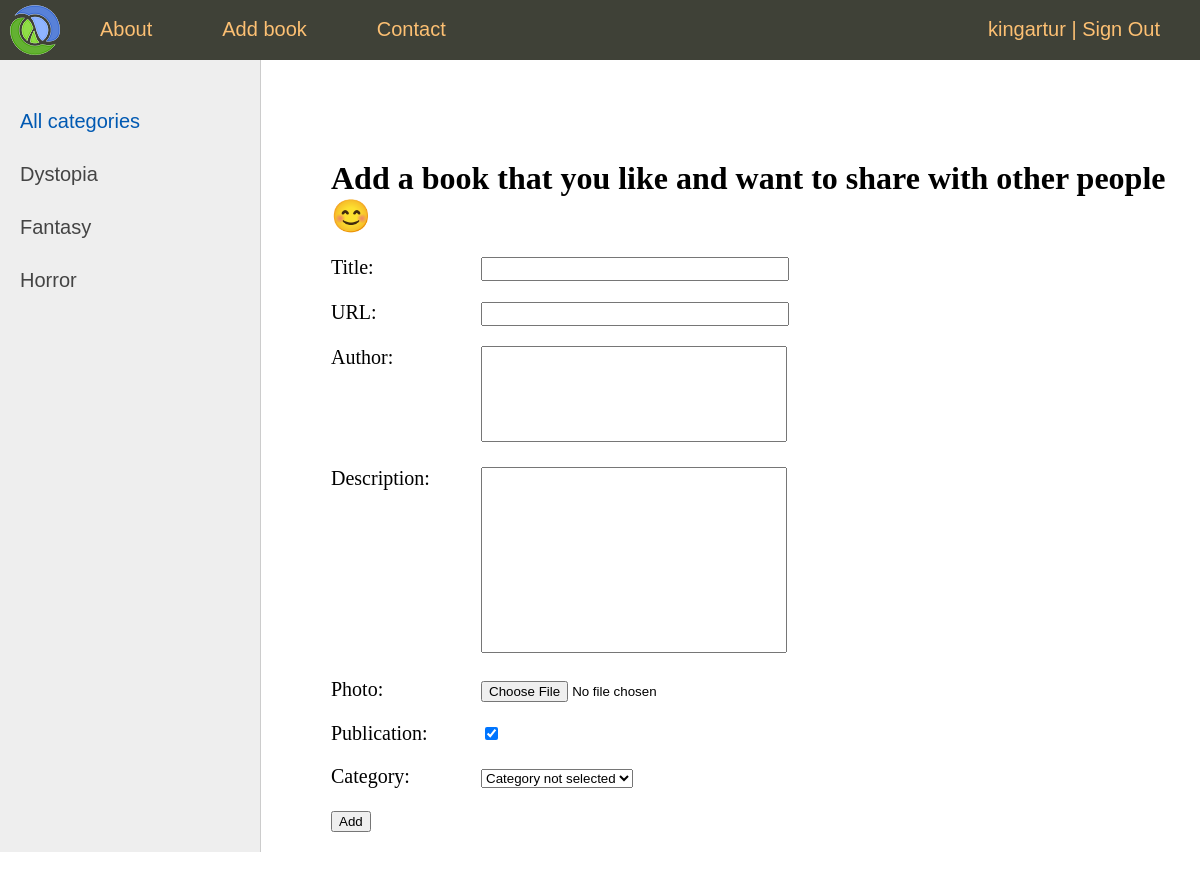
Screenshot of /addbook/ (signed in) with the database file from the repository.
### books/models.py (models this page shows)
class Category(models.Model):
    name = models.CharField(max_length=100, db_index=True, verbose_name='Category')
    slug = models.SlugField(max_length=255, unique=True, db_index=True, verbose_name='URL')
    def __str__(self):
        return self.name
    def get_absolute_url(self):
        return reverse('category', kwargs={'cat_slug': self.slug})
    class Meta:
        verbose_name = 'Category'
        verbose_name_plural = 'Categories'
        ordering = ['id']

### books/views.py (the view)
# urls.py: path('addbook/', AddBook.as_view(), name='add_book'),
class AddBook(LoginRequiredMixin, DataMixin, CreateView):
    form_class = AddBookForm
    template_name = 'books/add_book.html'
    success_url = reverse_lazy('home')
    login_url = reverse_lazy('home')
    def get_context_data(self, *, object_list=None, **kwargs):
        context = super().get_context_data(**kwargs)
        c_def = self.get_user_context(title='Add book')
        return dict(list(context.items()) + list(c_def.items()))

### books/forms.py (shortened to what this page needs)
class AddBookForm(forms.ModelForm):
    def __init__(self, *args, **kwargs):
        super().__init__(*args, **kwargs)
        self.fields['cat'].empty_label = 'Category not selected'
    class Meta:
        model = Books
        fields = ['title', 'slug', 'author', 'description', 'photo', 'is_published', 'cat']     # fields = '__all__'
        widgets = {
            'title': forms.TextInput(attrs={'class': 'form-input'}),
            'slug': forms.TextInput(attrs={'class': 'form-input'}),
            'author': forms.Textarea(attrs={'cols': 39, 'rows': 5, 'style':'resize:none', 'class': 'form-input'}),
            'description': forms.Textarea(attrs={'cols': 39, 'rows': 10, 'style':'resize:none', 'class': 'form-input'}),
        }

### books/templatetags/books_tags.py (called while the page is built)
@register.simple_tag(name='getcats')
def get_categories(filter=None):
    if not filter:
        return Category.objects.all()
    else:
        return Category.objects.filter(pk=filter)

@register.inclusion_tag('books/list_categories.html')
def show_categories(sort=None, cat_selected=0):
    if not sort:
        categories = Category.objects.all()
    else:
        categories = Category.objects.order_by(sort)
    return {'categories': categories, 'cat_selected': cat_selected}

### books/utils.py (called while the page is built)
    def get_user_context(self, **kwargs):
        context = kwargs
        cats = cache.get('cats')
        if not cats:
            cats = Category.objects.annotate(Count('books'))
            cache.set('cats', cats, 60)
        user_menu = menu.copy()
        if not self.request.user.is_authenticated:
            user_menu.pop(1)
        context['menu'] = user_menu
        context['cats'] = cats
        if 'cat_selected' not in context:
            context['cat_selected'] = 0
        return context

### books/templates/books/add_book.html (shortened to what this page needs)
{% extends 'books/base.html' %}
{% block content %}
<h1>Add a book that you like and want to share with other people 😊</h1>
<form action="{% url 'add_book' %}" method="post" enctype="multipart/form-data">
    {% for element in form %}
        <p><label class="form-label" for="{{ element.id_for_label }}">{{element.label}}: </label>{{ element }}</p>
    {% endfor %}
    <button type="submit">Add</button>
</form>
{% endblock %}

### books/templates/books/base.html (shortened to what this page needs)
{% load static %}
{% load books_tags %}
<!DOCTYPE html>
<html>
<head>
	<link type="text/css" href="{% static 'books/css/styles.css' %}" rel="stylesheet" />
</head>
<body>
	<table class="table-page" border=0 cellpadding="0" cellspacing="0">
		<tr>
			<td valign=top>
				{% block mainmenu %}
				<div class="header">
					<ul id="mainmenu" class="mainmenu">
						<li class="logo"><a href="{% url 'home' %}"><div class="logo"></div></a></li>
						{% for m in menu %}
						<li><a href="{% url m.url_name %}">{{m.title}}</a></li>
						{% endfor %}
						{% if request.user.is_authenticated %}
						<li class="last">
							{{ user.username }} | <a href="{% url 'sign_out' %}">Sign Out</a>
						</li>
						{% else %}
						<li class="last">
							<a href="{% url 'sign_in' %}">Sign In</a> | <a href="{% url 'sign_up' %}">Sign Up</a>
						</li>
						{% endif %}
					</ul>
				</div>
				{% endblock mainmenu %}
				<table class="table-content" border=0 cellpadding="0" cellspacing="0">
					<tr>
						<td valign="top" class="left-chapters">
							<ul id="leftchapters">
								{% if cat_selected == 0 %}
								<li class="selected">All categories</li>
								{% else %}
								<li><a href="{% url 'home' %}">All categories</a></li>
								{% endif %}
								{% for cat in cats %}
									{% if cat.books__count > 0 %}
										{% if cat.pk == cat_selected %}
										<li class="selected">{{cat.name}}</li>
										{% else %}
										<li><a href="{{ cat.get_absolute_url }}">{{cat.name}}</a></li>
										{% endif %}
									{% endif %}
								{% endfor %}
							</ul>
						</td>
						<td valign="top" class="content">
							<div class="content-text">
								{% block content %}
								{% endblock %}
							</div>
						</td>
					</tr>
				</table>
			</td>
		</tr>
	</table>
</body>
</html>

### books/static/books/css/styles.css (style rules this page uses)
html, body { font-family: 'Arial'; margin: 0; padding: 0; height: 100%; width: 100%; color: #444; }
a { color: #0059b2; text-decoration: none; }
.table-page { width: 100%; height: 100%; vertical-align: top; }
.table-page tr { height: 100%; }
.header { background: #3F4137; height: 60px; }
.logo { background: url('../images/logo.png') no-repeat 10px 5px; width: 70px; height: 60px; }
ul.mainmenu { list-style: none; margin: 0; padding: 0; height: 60px; color: #fdc073; font-size: 20px; overflow: hidden; }
ul.mainmenu li { float: left; margin: 18px 40px 0 30px; }
ul.mainmenu li.logo { margin: 0; }
ul.mainmenu li.last { float: right; }
ul.mainmenu li a { color: #fdc073; text-decoration: none; }
.table-content { width: 100%; min-height: 100%; height: 100%; }
.left-chapters { margin: 0; background: #eee; border-right: 1px solid #ccc; min-height: 100%; }
.left-chapters ul { width: 230px; min-height: 100%; margin: 0; padding: 20px 10px 10px 20px; list-style: none; font-size: 20px; }
.left-chapters ul li { margin: 30px 0 0 0; color: #999; }
.left-chapters ul li.selected { color: #0059b2; }
.left-chapters ul li a { color: #444; text-decoration: none; }
.content { padding: 40px 20px 20px 40px; width: 100%; box-sizing: border-box; }
.content-text { margin: 60px 0 0 30px; color: #000; font-size: 20px; font-family: Yandex Sans Display Light; }
.content-text h1 { font-size: 32px; }
.form-input { width: 300px; font-size: 16px; }
.form-label { display: inline-block; min-width: 150px; vertical-align: top; }

### rows the page displays
Category: name "Dystopia"
Category: name "Fantasy"
Category: name "Horror"

### other values shown
{{ m.title }} "About" "Add book" "Contact"
{{ user.username }} "kingartur"
{{ element.label }} "Title" "URL" "Author" "Description" "Photo" "Publication" "Category"
